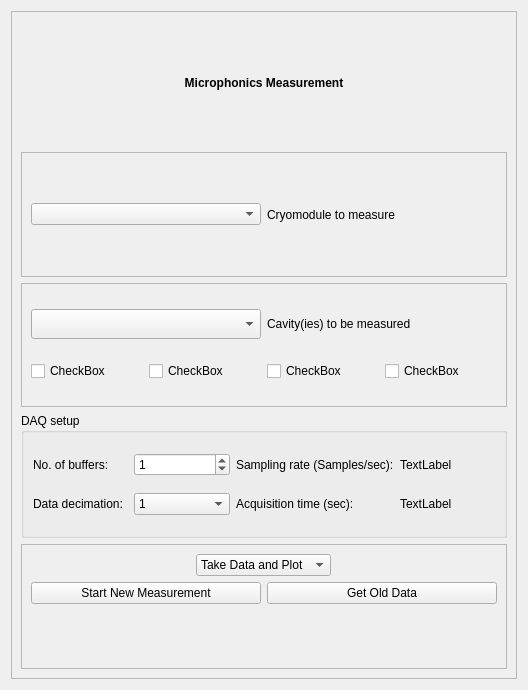
<?xml version="1.0" encoding="UTF-8"?>
<ui version="4.0">
 <class>Form</class>
 <widget class="QWidget" name="Form">
  <property name="geometry">
   <rect>
    <x>0</x>
    <y>0</y>
    <width>528</width>
    <height>690</height>
   </rect>
  </property>
  <property name="windowTitle">
   <string>Microphonics GUI</string>
  </property>
  <layout class="QVBoxLayout" name="verticalLayout_2">
   <item>
    <widget class="QFrame" name="frame">
     <property name="frameShape">
      <enum>QFrame::StyledPanel</enum>
     </property>
     <property name="frameShadow">
      <enum>QFrame::Raised</enum>
     </property>
     <layout class="QVBoxLayout" name="verticalLayout">
      <item>
       <widget class="QLabel" name="label_3">
        <property name="font">
         <font>
          <weight>75</weight>
          <bold>true</bold>
         </font>
        </property>
        <property name="text">
         <string>Microphonics Measurement</string>
        </property>
        <property name="textFormat">
         <enum>Qt::RichText</enum>
        </property>
        <property name="alignment">
         <set>Qt::AlignCenter</set>
        </property>
       </widget>
      </item>
      <item>
       <widget class="QFrame" name="frame_4">
        <property name="frameShape">
         <enum>QFrame::StyledPanel</enum>
        </property>
        <property name="frameShadow">
         <enum>QFrame::Raised</enum>
        </property>
        <layout class="QHBoxLayout" name="horizontalLayout">
         <item>
          <widget class="QComboBox" name="CMComboBox"/>
         </item>
         <item>
          <widget class="QLabel" name="label_2">
           <property name="text">
            <string>Cryomodule to measure</string>
           </property>
          </widget>
         </item>
        </layout>
       </widget>
      </item>
      <item>
       <widget class="QFrame" name="frame_2">
        <property name="minimumSize">
         <size>
          <width>259</width>
          <height>80</height>
         </size>
        </property>
        <property name="frameShape">
         <enum>QFrame::StyledPanel</enum>
        </property>
        <property name="frameShadow">
         <enum>QFrame::Raised</enum>
        </property>
        <layout class="QGridLayout" name="gridLayout">
         <item row="1" column="1">
          <widget class="QCheckBox" name="cb2">
           <property name="text">
            <string>CheckBox</string>
           </property>
          </widget>
         </item>
         <item row="1" column="2">
          <widget class="QCheckBox" name="cb3">
           <property name="text">
            <string>CheckBox</string>
           </property>
          </widget>
         </item>
         <item row="1" column="0">
          <widget class="QCheckBox" name="cb1">
           <property name="text">
            <string>CheckBox</string>
           </property>
          </widget>
         </item>
         <item row="1" column="3">
          <widget class="QCheckBox" name="cb4">
           <property name="text">
            <string>CheckBox</string>
           </property>
          </widget>
         </item>
         <item row="0" column="2" colspan="2">
          <widget class="QLabel" name="CavLabel">
           <property name="minimumSize">
            <size>
             <width>50</width>
             <height>0</height>
            </size>
           </property>
           <property name="maximumSize">
            <size>
             <width>16777215</width>
             <height>16777215</height>
            </size>
           </property>
           <property name="text">
            <string>Cavity(ies) to be measured</string>
           </property>
          </widget>
         </item>
         <item row="0" column="0" colspan="2">
          <widget class="QComboBox" name="CavComboBox">
           <property name="minimumSize">
            <size>
             <width>0</width>
             <height>30</height>
            </size>
           </property>
          </widget>
         </item>
        </layout>
       </widget>
      </item>
      <item>
       <widget class="QGroupBox" name="groupBox">
        <property name="title">
         <string>DAQ setup</string>
        </property>
        <layout class="QGridLayout" name="gridLayout_2">
         <item row="1" column="0">
          <widget class="QLabel" name="label_5">
           <property name="text">
            <string>Data decimation:</string>
           </property>
          </widget>
         </item>
         <item row="0" column="0">
          <widget class="QLabel" name="label_4">
           <property name="text">
            <string>No. of buffers:</string>
           </property>
          </widget>
         </item>
         <item row="1" column="2">
          <widget class="QLabel" name="label_7">
           <property name="text">
            <string>Acquisition time (sec):</string>
           </property>
          </widget>
         </item>
         <item row="0" column="1">
          <widget class="QSpinBox" name="spinBox_buffers">
           <property name="toolTip">
            <string>Increase for longer acquisition time</string>
           </property>
           <property name="value">
            <number>1</number>
           </property>
          </widget>
         </item>
         <item row="1" column="1">
          <widget class="QComboBox" name="comboBox_decimation">
           <property name="toolTip">
            <string>Reduces sampling rate, thus increases acquisition time</string>
           </property>
           <item>
            <property name="text">
             <string>1</string>
            </property>
           </item>
           <item>
            <property name="text">
             <string>2</string>
            </property>
           </item>
           <item>
            <property name="text">
             <string>4</string>
            </property>
           </item>
          </widget>
         </item>
         <item row="0" column="2">
          <widget class="QLabel" name="label_6">
           <property name="text">
            <string>Sampling rate (Samples/sec):</string>
           </property>
          </widget>
         </item>
         <item row="0" column="3">
          <widget class="QLabel" name="label_samplingrate">
           <property name="toolTip">
            <string>Default sampling rate is 2kS/s, modified by selected data decimation</string>
           </property>
           <property name="text">
            <string>TextLabel</string>
           </property>
          </widget>
         </item>
         <item row="1" column="3">
          <widget class="QLabel" name="label_acq_time">
           <property name="toolTip">
            <string>Acquisition time is dependent on number of buffers, data decimation and number of cavities selected</string>
           </property>
           <property name="text">
            <string>TextLabel</string>
           </property>
          </widget>
         </item>
        </layout>
       </widget>
      </item>
      <item>
       <widget class="QFrame" name="Selector">
        <property name="frameShape">
         <enum>QFrame::StyledPanel</enum>
        </property>
        <property name="frameShadow">
         <enum>QFrame::Raised</enum>
        </property>
        <layout class="QVBoxLayout" name="verticalLayout_3">
         <item alignment="Qt::AlignHCenter">
          <widget class="QComboBox" name="PlotComboBox">
           <property name="currentText">
            <string>Take Data and Plot</string>
           </property>
           <property name="currentIndex">
            <number>0</number>
           </property>
           <property name="maxVisibleItems">
            <number>3</number>
           </property>
           <item>
            <property name="text">
             <string>Take Data and Plot</string>
            </property>
           </item>
           <item>
            <property name="text">
             <string>Just Take Data</string>
            </property>
           </item>
          </widget>
         </item>
         <item>
          <layout class="QHBoxLayout" name="horizontalLayout_3">
           <item>
            <widget class="QPushButton" name="StrtBut">
             <property name="text">
              <string>Start New Measurement</string>
             </property>
            </widget>
           </item>
           <item>
            <widget class="QPushButton" name="OldDatBut">
             <property name="text">
              <string>Get Old Data</string>
             </property>
            </widget>
           </item>
          </layout>
         </item>
         <item>
          <widget class="QLabel" name="label_message">
           <property name="text">
            <string/>
           </property>
          </widget>
         </item>
        </layout>
       </widget>
      </item>
     </layout>
    </widget>
   </item>
  </layout>
 </widget>
 <resources/>
 <connections/>
</ui>
